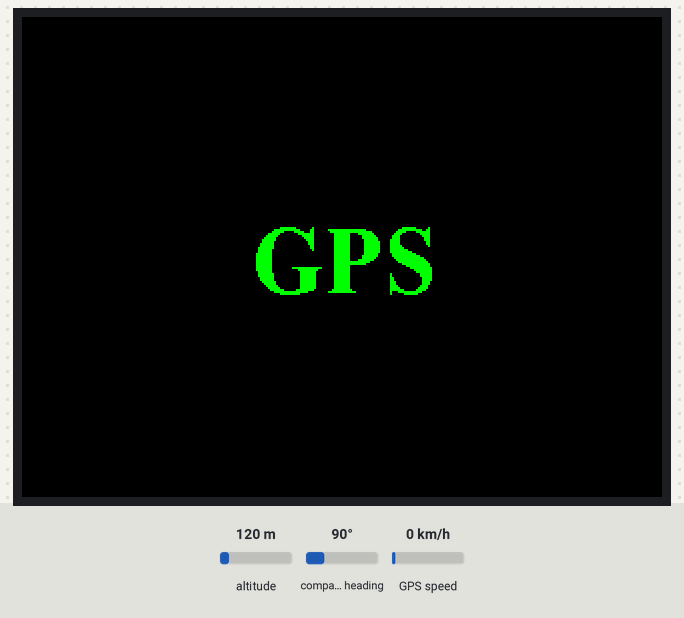
A program run on a simulated ESP32-S3. On the bench: 320×240 colour display. The inputs (shaded band) are chosen by the test bench; at power-on: altitude 120 m, GPS speed 0 km/h, compass heading 90°. The GPS gets a fix after 3 s at 37.7749, -122.4194 with 8 satellites; what the program prints to the serial monitor is not drawn.

Above: at 3.3 s.
3.4 s: altitude set to 108 m
7.4 s: altitude set to 95 m
17.7 s: GPS speed set to 8 km/h
20.7 s: GPS speed set to 11 km/h
Timing chart, 0 to 23.7 s (numbered marks = the images above; inputs shaded):
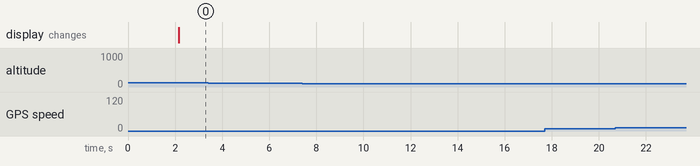

The program:

main.cpp
```cpp
/**
 * @file GPS.ino
 * @author SeanKwok (shaoxiang@m5stack.com)
 * @brief M5AtomS3 Atomic GPS Base Test
 * @version 0.1
 * @date 2023-12-13
 *
 *
 * @Hardwares: M5AtomS3 + Atomic GPS Base
 * @Platform Version: Arduino M5Stack Board Manager v2.0.9
 * @Dependent Library:
 * M5GFX: https://github.com/m5stack/M5GFX
 * M5Unified: https://github.com/m5stack/M5Unified
 * M5AtomS3: https://github.com/m5stack/M5AtomS3
 * TinyGPSPlus: https://github.com/mikalhart/TinyGPSPlus
 *
 * https://github.com/m5stack/M5AtomS3/tree/main/examples/AtomicBase/AtomicGPS/GPS
 * TC found.
GPS data received: check wiring
GPS data received: check wiring
**** ***** ********** *********** **** ********** ******** **** ****** ******
***** ***   ******** ****** ***   1     0         0 3    3.2   38.737282
-9.138523   781  ********** 18:34:41 **** 0.00   ****** ***** *** 1583     23.34
NNE   407   1         1 3    3.2   38.737282  -9.138525   783  11/05/2025
18:34:42 917  0.00   8.70   0.00  N     1583     23.34  NNE   814   3         1
3    3.2   38.737282  -9.138527   786  11/05/2025 18:34:43 921  0.00   8.70 0.00
N     1583     23.34  NNE   1217  5         1 3    3.2   38.737282  -9.138528
784  11/05/2025 18:34:44 918  0.00   8.70   0.00  N     1583     23.34  NNE 1622
7         1 3    3.2   38.737282  -9.138528   783  11/05/2025 18:34:45 917 0.00
8.70   0.00  N     1583     23.34  NNE   2031  9         1 3    3.2   38.737282
-9.138530   792  11/05/2025 18:34:46 926  0.00   8.70   0.00  N 1583     23.34
NNE   2432  11        1 3    3.2   38.737278  -9.138532   784  11/05/2025
18:34:47 918  0.00   8.70   0.00  N     1583     23.34  NNE   2839  13        1
3    3.2   38.737278  -9.138532   788  11/05/2025 18:34:48 922  0.00   8.70 0.00
N     1583     23.34  NNE   3247  15        1 3    3.2   38.737274  -9.138532
794  11/05/2025 18:34:49 928  0.00   8.70   0.00  N     1583     23.34  NNE 3653
17        1 3    3.2   38.737274  -9.138532   795  11/05/2025 18:34:50 929 0.00
8.70   0.00  N     1583     23.34  NNE   4056  19        1 3    3.2   38.737270
-9.138534   791  11/05/2025 18:34:51 925  0.00   8.70   0.00  N 1583     23.34
NNE   4460  21        1 3    3.2   38.737267  -9.138534   789  11/05/2025
18:34:52 923  0.00   8.70   0.00  N     1583     23.34  NNE   4867  23        1
3    3.2   38.737267  -9.138534   794  11/05/2025 18:34:53 928  0.00   8.70 0.00
N     1583     23.34  NNE   5272  25        1 3    3.2   38.737263  -9.138535
793  11/05/2025 18:34:54 927  0.00   8.70   0.00  N     1583     23.34  NNE 5673
27        1 3    3.2   38.737259  -9.138536   785  11/05/2025 18:34:55 919 0.00
8.70   0.00  N     1583     23.34  NNE   6082  29        1 3    3.2   38.737259
-9.138536   793  11/05/2025 18:34:56 927  0.00   8.70   0.00  N 1583     23.34
NNE   6486  31        1 3    3.2   38.737255  -9.138536   791  11/05/2025
18:34:57 925  0.00   8.70   0.00  N     1583     23.34  NNE   6892  33        1
3    3.2   38.737255  -9.138538   794  11/05/2025 18:34:58 928  0.00   8.70 0.00
N     1583     23.34  NNE   7298  35        1 3    3.2   38.737255  -9.138540
795  11/05/2025 18:34:59 929  0.00   8.70   0.00  N     1583     23.34  NNE 7703
37        1 3    3.2   38.737255  -9.138543   796  11/05/2025 18:35:00 930 0.00
8.70   0.00  N     1583     23.34  NNE   8110  39        1 3    3.2   38.737255
-9.138545   800  11/05/2025 18:35:01 934  0.00   8.70   0.00  N 1583     23.34
NNE   8514  41        1 3    3.2   38.737255  -9.138550   799  11/05/2025
18:35:02 933  0.00   8.70   0.00  N     1583     23.34  NNE   8922  43        1
3    3.2   38.737255  -9.138552   804  11/05/2025 18:35:03 938  0.00   8.70 0.00
N     1583     23.34  NNE   9326  45        1 3    3.2   38.737255  -9.138555
801  11/05/2025 18:35:04 935  0.00   8.70   0.00  N     1583     23.34  NNE 9734
47        1 3    3.2   38.737259  -9.138556   808  11/05/2025 18:35:05 942 0.00
8.70   0.00  N     1583     23.34  NNE   10137 49        1
 */

// #include "M5AtomS3.h"
#include <Arduino.h>
#include <M5Unified.h>
#include <TinyGPSPlus.h>

// The TinyGPSPlus object
TinyGPSPlus gps;

// This custom version of delay() ensures that the gps object
// is being "fed".
static void smartDelay(unsigned long ms) {
  unsigned long start = millis();
  do {
    while (Serial2.available())
      gps.encode(Serial2.read());
  } while (millis() - start < ms);
}

static void printFloat(float val, bool valid, int len, int prec) {
  if (!valid) {
    while (len-- > 1)
      Serial.print('*');
    Serial.print(' ');
  } else {
    Serial.print(val, prec);
    int vi = abs((int)val);
    int flen = prec + (val < 0.0 ? 2 : 1); // . and -
    flen += vi >= 1000 ? 4 : vi >= 100 ? 3 : vi >= 10 ? 2 : 1;
    for (int i = flen; i < len; ++i)
      Serial.print(' ');
  }
  smartDelay(0);
}

static void printInt(unsigned long val, bool valid, int len) {
  char sz[32] = "*****************";
  if (valid)
    sprintf(sz, "%ld", val);
  sz[len] = 0;
  for (int i = strlen(sz); i < len; ++i)
    sz[i] = ' ';
  if (len > 0)
    sz[len - 1] = ' ';
  Serial.print(sz);
  smartDelay(0);
}

static void printDateTime(TinyGPSDate &d, TinyGPSTime &t) {
  if (!d.isValid()) {
    Serial.print(F("********** "));
  } else {
    char sz[32];
    sprintf(sz, "%02d/%02d/%02d ", d.month(), d.day(), d.year());
    Serial.print(sz);
  }

  if (!t.isValid()) {
    Serial.print(F("******** "));
  } else {
    char sz[32];
    sprintf(sz, "%02d:%02d:%02d ", t.hour(), t.minute(), t.second());
    Serial.print(sz);
  }

  printInt(d.age(), d.isValid(), 5);
  smartDelay(0);
}

static void printStr(const char *str, int len) {
  int slen = strlen(str);
  for (int i = 0; i < len; ++i)
    Serial.print(i < slen ? str[i] : ' ');
  smartDelay(0);
}

void setup() {
  delay(2000);
  auto cfg = M5.config();
  cfg.serial_baudrate = 115200;
  M5.begin(cfg);
  // Serial.begin(115200);
  // delay(1000);
  // AtomS3.begin(cfg);

  M5.Display.setTextColor(GREEN);
  M5.Display.setTextDatum(middle_center);
  M5.Display.setFont(&fonts::FreeSerifBold24pt7b);
  M5.Display.setTextSize(1);
  M5.Display.drawString("GPS", M5.Display.width() / 2, M5.Display.height() / 2);

  M5.Log.println("RTC found.");
  // Serial.println(F("GPS data received: check wiring"));
  //  Serial2.begin(4800, SERIAL_8N1, 5, -1);
  //  https://github.com/m5stack/M5-ProductExampleCodes/blob/master/AtomBase/AtomicRS232/Arduino/AtomicRS232/AtomicRS232.ino
  //    2363][E][esp32-hal-uart.c:285] uartSetPins(): UART2 set pins GPS data
  //    received: check wiring

  // Serial2.begin(4800, SERIAL_8N1, 22, 19);
  Serial2.begin(4800, SERIAL_8N1, 5, 6);
  Serial.println(F("Serial 2 connected"));
}

void loop() {
  static const double LONDON_LAT = 51.508131, LONDON_LON = -0.128002;

  printInt(gps.satellites.value(), gps.satellites.isValid(), 5);
  printFloat(gps.hdop.hdop(), gps.hdop.isValid(), 6, 1);
  printFloat(gps.location.lat(), gps.location.isValid(), 11, 6);
  printFloat(gps.location.lng(), gps.location.isValid(), 12, 6);
  printInt(gps.location.age(), gps.location.isValid(), 5);
  printDateTime(gps.date, gps.time);
  printFloat(gps.altitude.meters(), gps.altitude.isValid(), 7, 2);
  printFloat(gps.course.deg(), gps.course.isValid(), 7, 2);
  printFloat(gps.speed.kmph(), gps.speed.isValid(), 6, 2);
  printStr(gps.course.isValid() ? TinyGPSPlus::cardinal(gps.course.deg())
                                : "*** ",
           6);

  unsigned long distanceKmToLondon =
      (unsigned long)TinyGPSPlus::distanceBetween(
          gps.location.lat(), gps.location.lng(), LONDON_LAT, LONDON_LON) /
      1000;
  printInt(distanceKmToLondon, gps.location.isValid(), 9);

  double courseToLondon = TinyGPSPlus::courseTo(
      gps.location.lat(), gps.location.lng(), LONDON_LAT, LONDON_LON);

  printFloat(courseToLondon, gps.location.isValid(), 7, 2);

  const char *cardinalToLondon = TinyGPSPlus::cardinal(courseToLondon);

  printStr(gps.location.isValid() ? cardinalToLondon : "*** ", 6);

  printInt(gps.charsProcessed(), true, 6);
  printInt(gps.sentencesWithFix(), true, 10);
  printInt(gps.failedChecksum(), true, 9);
  Serial.println();

  smartDelay(1000);

  if (millis() > 5000 && gps.charsProcessed() < 10)
    M5.Log.println("No GPS data received: check wiring");
}
```

Measured:
- after the input at 3.4 s, every drawn part: stays the same
- after the input at 7.4 s, every drawn part: stays the same
- after the input at 17.7 s, every drawn part: stays the same
- after the input at 20.7 s, every drawn part: stays the same
